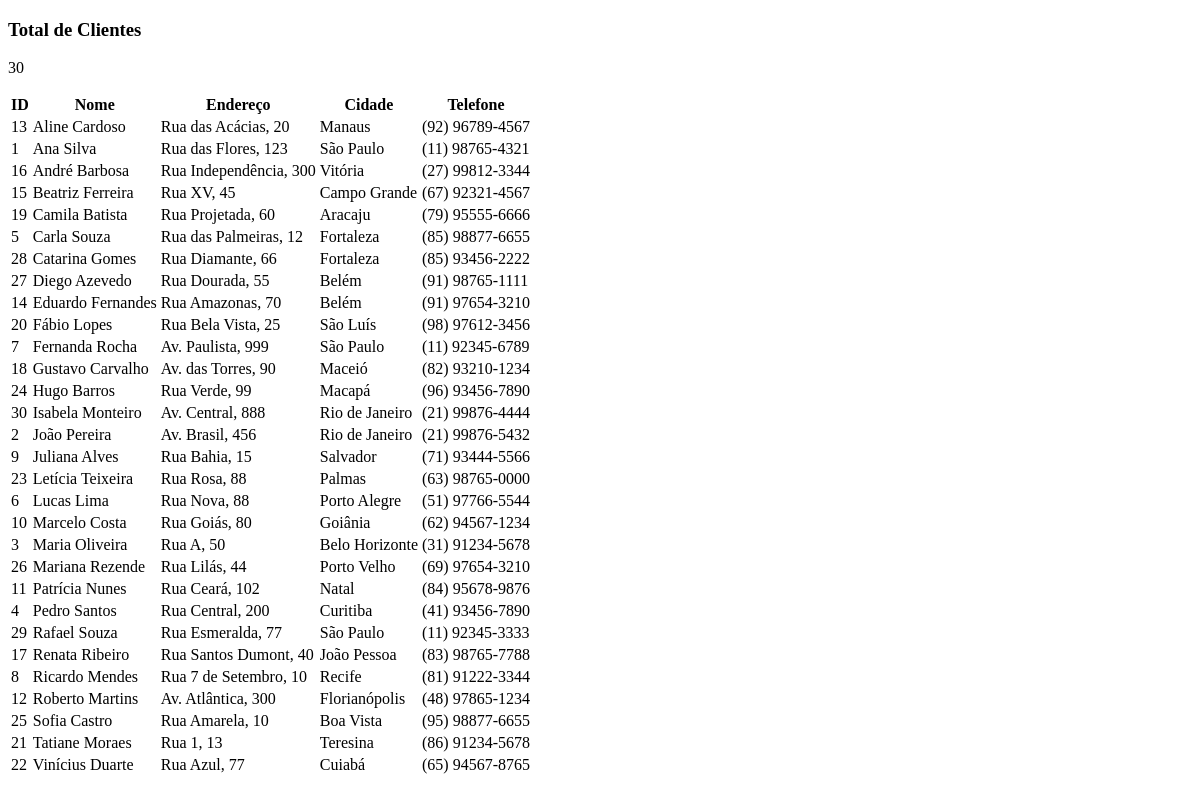
Page /aula05/index.php on the committed database.
### tables this page shows
CREATE TABLE IF NOT EXISTS Clientes (
    Id_Cliente INT AUTO_INCREMENT PRIMARY KEY,
    Nome VARCHAR(100) NOT NULL,
    Endereco VARCHAR(200),
    Cidade VARCHAR(100),
    Telefone VARCHAR(20)
);

### aula05/index.php (the view, shortened to what this page needs)
<?php
class Database {
    private $connection;
    private function connect() {
        try {
            $dsn = "mysql:host=" . DB_HOST . ";dbname=" . DB_NAME . ";charset=" . DB_CHARSET;
            $this->connection = new PDO($dsn, DB_USER, DB_PASS);
            $this->connection->setAttribute(PDO::ATTR_ERRMODE, PDO::ERRMODE_EXCEPTION);
            $this->connection->setAttribute(PDO::ATTR_DEFAULT_FETCH_MODE, PDO::FETCH_ASSOC);
        } catch (PDOException $e) {
            die("Erro de conexão com o banco de dados: " . $e->getMessage());
        }
    }
    public function query($sql, $params = []) {
        try {
            $stmt = $this->connection->prepare($sql);
            $stmt->execute($params);
            return $stmt;
        } catch (PDOException $e) {
            die("Erro na consulta: " . $e->getMessage());
        }
    }
    public function fetchAll($sql, $params = []) {
        $stmt = $this->query($sql, $params);
        return $stmt->fetchAll();
    }
}
$database = new Database();
try {
    $clientes = $database->fetchAll("SELECT * FROM Clientes ORDER BY Nome");
} catch (Exception $e) {
    die("Erro ao buscar clientes: " . $e->getMessage());
}
?>
<!DOCTYPE html>
<html lang="pt-br">
<head>
    <link rel="stylesheet" href="style.css">
</head>
<body>
    <div class="container">
        <main>
            <div class="stats">
                <div class="stat-card">
                    <h3>Total de Clientes</h3>
                    <p class="stat-number"><?= count($clientes) ?></p>
                </div>
            </div>
            <div class="table-container">
                <table>
                    <thead>
                        <tr>
                            <th>ID</th>
                            <th>Nome</th>
                            <th>Endereço</th>
                            <th>Cidade</th>
                            <th>Telefone</th>
                        </tr>
                    </thead>
                    <tbody>
                        <?php if (!empty($clientes)): ?>
                            <?php foreach ($clientes as $cliente): ?>
                                <tr>
                                    <td><?= htmlspecialchars($cliente['Id_Cliente']) ?></td>
                                    <td><?= htmlspecialchars($cliente['Nome']) ?></td>
                                    <td><?= htmlspecialchars($cliente['Endereco'] ?? 'N/A') ?></td>
                                    <td><?= htmlspecialchars($cliente['Cidade'] ?? 'N/A') ?></td>
                                    <td><?= htmlspecialchars($cliente['Telefone'] ?? 'N/A') ?></td>
                                </tr>
                            <?php endforeach; ?>
                        <?php else: ?>
                            <tr>
                                <td colspan="5" class="no-data">Nenhum cliente encontrado.</td>
                            </tr>
                        <?php endif; ?>
                    </tbody>
                </table>
            </div>
        </main>
    </div>
</body>
</html>

### aula05/style.css (style rules this page uses)
body { font-family 'Segoe UI', Tahoma, Geneva, Verdana, sans-serif; background-color #f5f6fa; color #333; line-height 1.6; }
.container { max-width 1200px; margin 0 auto; padding 20px; }
.stats { display flex; justify-content center; margin-bottom 30px; }
.stat-card { background white; padding 25px; border-radius 10px; box-shadow 0 4px 15px rgba(0,0,0,0.1); text-align center; min-width 200px; }
.stat-card h3 { color #666; font-size 1em; margin-bottom 10px; text-transform uppercase; letter-spacing 1px; }
.stat-number { font-size 2.5em; font-weight bold; color #667eea; margin 0; }
.table-container { background white; border-radius 10px; overflow hidden; box-shadow 0 4px 20px rgba(0,0,0,0.1); margin-bottom 30px; }
table { width 100%; border-collapse collapse; }
thead { background linear-gradient(135deg, #667eea 0%, #764ba2 100%); }
th { padding 20px; text-align left; font-weight 600; color white; text-transform uppercase; font-size 0.9em; letter-spacing 1px; }
td { padding 15px 20px; border-bottom 1px solid #eee; }

### rows in the picture
clientes: Id_Cliente "13", Nome "Aline Cardoso", Endereco "Rua das Acácias, 20", Cidade "Manaus", Telefone "(92) 96789-4567"
clientes: Id_Cliente "1", Nome "Ana Silva", Endereco "Rua das Flores, 123", Cidade "São Paulo", Telefone "(11) 98765-4321"
clientes: Id_Cliente "16", Nome "André Barbosa", Endereco "Rua Independência, 300", Cidade "Vitória", Telefone "(27) 99812-3344"
clientes: Id_Cliente "15", Nome "Beatriz Ferreira", Endereco "Rua XV, 45", Cidade "Campo Grande", Telefone "(67) 92321-4567"
clientes: Id_Cliente "19", Nome "Camila Batista", Endereco "Rua Projetada, 60", Cidade "Aracaju", Telefone "(79) 95555-6666"
clientes: Id_Cliente "5", Nome "Carla Souza", Endereco "Rua das Palmeiras, 12", Cidade "Fortaleza", Telefone "(85) 98877-6655"
clientes: Id_Cliente "28", Nome "Catarina Gomes", Endereco "Rua Diamante, 66", Cidade "Fortaleza", Telefone "(85) 93456-2222"
clientes: Id_Cliente "27", Nome "Diego Azevedo", Endereco "Rua Dourada, 55", Cidade "Belém", Telefone "(91) 98765-1111"
clientes: Id_Cliente "14", Nome "Eduardo Fernandes", Endereco "Rua Amazonas, 70", Cidade "Belém", Telefone "(91) 97654-3210"
clientes: Id_Cliente "20", Nome "Fábio Lopes", Endereco "Rua Bela Vista, 25", Cidade "São Luís", Telefone "(98) 97612-3456"
clientes: Id_Cliente "7", Nome "Fernanda Rocha", Endereco "Av. Paulista, 999", Cidade "São Paulo", Telefone "(11) 92345-6789"
clientes: Id_Cliente "18", Nome "Gustavo Carvalho", Endereco "Av. das Torres, 90", Cidade "Maceió", Telefone "(82) 93210-1234"
clientes: Id_Cliente "24", Nome "Hugo Barros", Endereco "Rua Verde, 99", Cidade "Macapá", Telefone "(96) 93456-7890"
clientes: Id_Cliente "30", Nome "Isabela Monteiro", Endereco "Av. Central, 888", Cidade "Rio de Janeiro", Telefone "(21) 99876-4444"
clientes: Id_Cliente "2", Nome "João Pereira", Endereco "Av. Brasil, 456", Cidade "Rio de Janeiro", Telefone "(21) 99876-5432"
clientes: Id_Cliente "9", Nome "Juliana Alves", Endereco "Rua Bahia, 15", Cidade "Salvador", Telefone "(71) 93444-5566"
clientes: Id_Cliente "23", Nome "Letícia Teixeira", Endereco "Rua Rosa, 88", Cidade "Palmas", Telefone "(63) 98765-0000"
clientes: Id_Cliente "6", Nome "Lucas Lima", Endereco "Rua Nova, 88", Cidade "Porto Alegre", Telefone "(51) 97766-5544"
clientes: Id_Cliente "10", Nome "Marcelo Costa", Endereco "Rua Goiás, 80", Cidade "Goiânia", Telefone "(62) 94567-1234"
clientes: Id_Cliente "3", Nome "Maria Oliveira", Endereco "Rua A, 50", Cidade "Belo Horizonte", Telefone "(31) 91234-5678"
clientes: Id_Cliente "26", Nome "Mariana Rezende", Endereco "Rua Lilás, 44", Cidade "Porto Velho", Telefone "(69) 97654-3210"
clientes: Id_Cliente "11", Nome "Patrícia Nunes", Endereco "Rua Ceará, 102", Cidade "Natal", Telefone "(84) 95678-9876"
clientes: Id_Cliente "4", Nome "Pedro Santos", Endereco "Rua Central, 200", Cidade "Curitiba", Telefone "(41) 93456-7890"
clientes: Id_Cliente "29", Nome "Rafael Souza", Endereco "Rua Esmeralda, 77", Cidade "São Paulo", Telefone "(11) 92345-3333"
clientes: Id_Cliente "17", Nome "Renata Ribeiro", Endereco "Rua Santos Dumont, 40", Cidade "João Pessoa", Telefone "(83) 98765-7788"
clientes: Id_Cliente "8", Nome "Ricardo Mendes", Endereco "Rua 7 de Setembro, 10", Cidade "Recife", Telefone "(81) 91222-3344"
clientes: Id_Cliente "12", Nome "Roberto Martins", Endereco "Av. Atlântica, 300", Cidade "Florianópolis", Telefone "(48) 97865-1234"
clientes: Id_Cliente "25", Nome "Sofia Castro", Endereco "Rua Amarela, 10", Cidade "Boa Vista", Telefone "(95) 98877-6655"
clientes: Id_Cliente "21", Nome "Tatiane Moraes", Endereco "Rua 1, 13", Cidade "Teresina", Telefone "(86) 91234-5678"
clientes: Id_Cliente "22", Nome "Vinícius Duarte", Endereco "Rua Azul, 77", Cidade "Cuiabá", Telefone "(65) 94567-8765"

### other values in the picture
count($clientes) "30"
